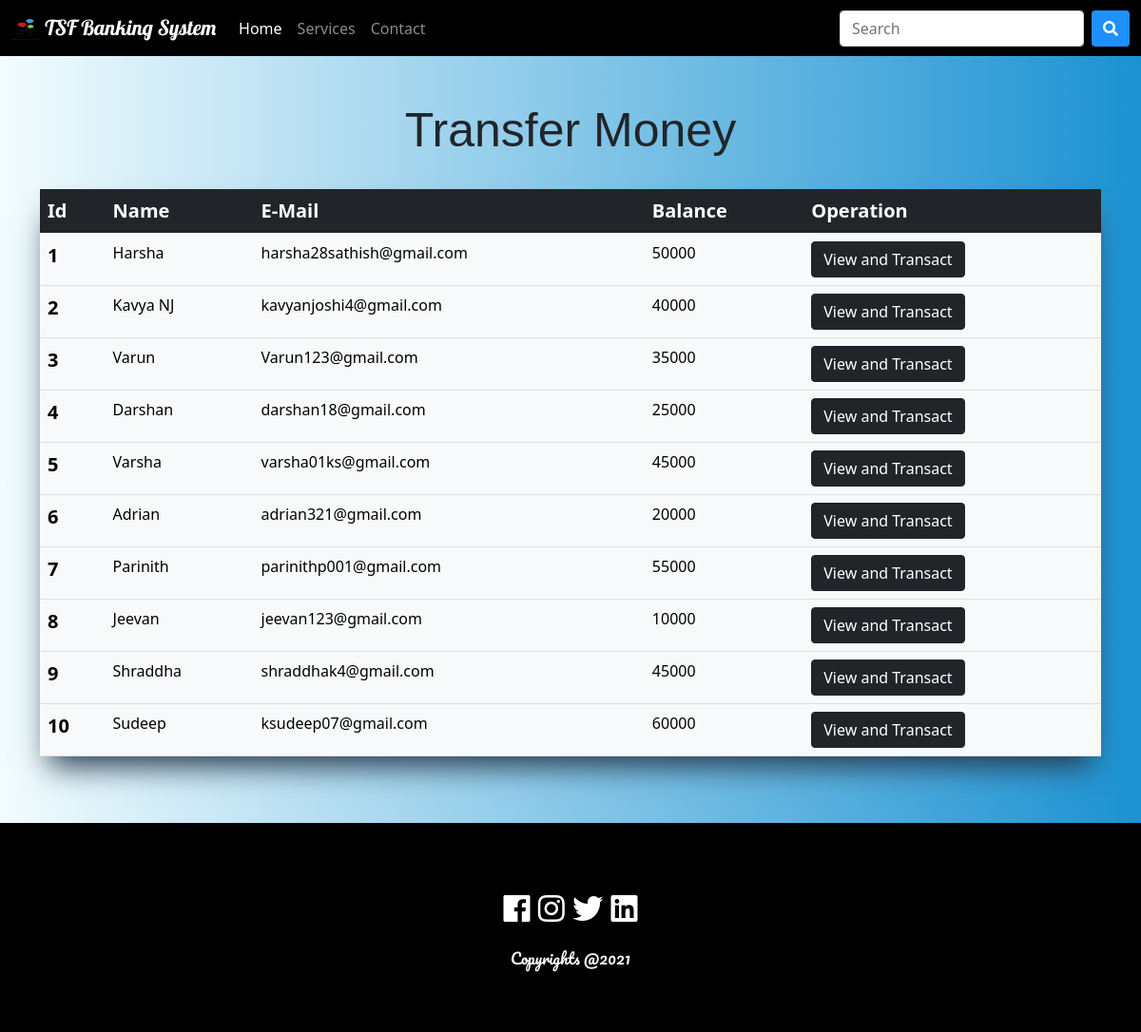
Before: /transfermoney.php with the older database file.
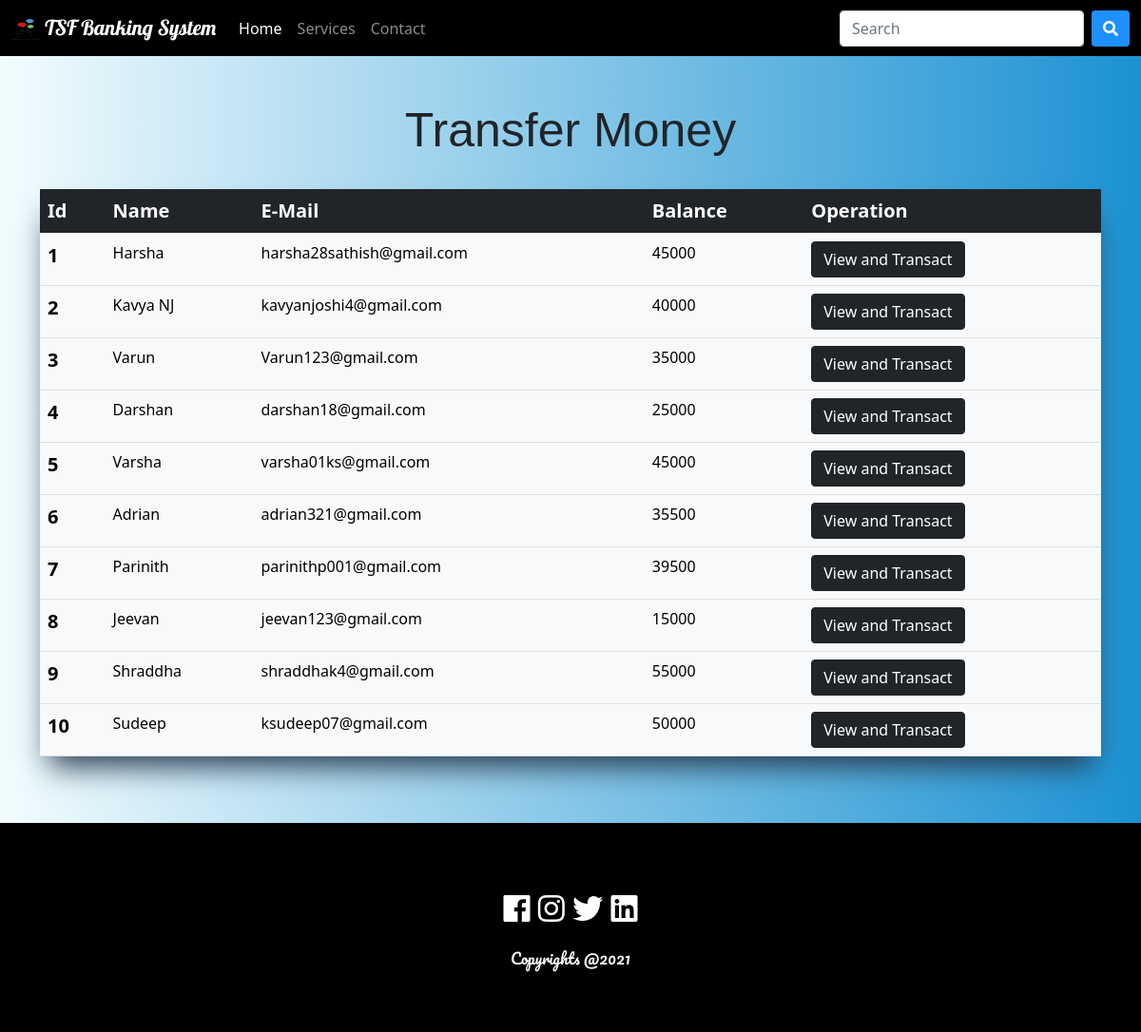
After: the same page with the newer database file.
### tables this page shows
CREATE TABLE `users` (
  `id` int(3) NOT NULL,
  `name` text NOT NULL,
  `email` varchar(30) NOT NULL,
  `balance` int(8) NOT NULL
);

### transfermoney.php (the view, shortened to what this page needs)
<!doctype html>
<html lang="en">
  <head>
    <link rel="stylesheet" href="./css/main.css">
    <link href="https://cdn.jsdelivr.net/npm/bootstrap@5.0.1/dist/css/bootstrap.min.css" rel="stylesheet"
>
    <link rel="stylesheet" href="https://use.fontawesome.com/releases/v5.3.1/css/all.css" >
  </head>
  <body>
  <?php
    include 'config.php';
    $sql = "SELECT * FROM users";
    $result = mysqli_query($conn,$sql);
  ?>
  <?php include_once "includes/header.php"; ?>
    <div class="container mt-5 mb-5 t" >
      <h2>Transfer Money</h2>
      <br>
      <table  class="table table-light ">
        <thead class="table-dark ">
          <th scope="col">Id</th>
          <th scope="col">Name</th>
          <th scope="col">E-Mail</th>
          <th scope="col">Balance</th>
          <th scope="col">Operation</th>
        </thead>
        <tbody>
          <?php
              while($rows=mysqli_fetch_assoc($result)){
          ?>
          <tr>
          <th scope="row"><?php echo $rows['id'] ?></th>
            <td><?php echo $rows['name']?></td>
            <td><?php echo $rows['email']?></td>
            <td><?php echo $rows['balance']?></td>
            <td><a href="userdetails.php?id= <?php echo $rows['id'] ;?>"> <button type="button" class="btn btn-dark">View and Transact</button></a></td>
          </tr>
          <?php
              }
          ?>
        </tbody>
      </table>
    </div>
   <?php include_once "includes/footer.php"; ?>
  </body>
</html>

### includes/header.php (shortened to what this page needs)
<header>
    <nav class="navbar navbar-expand-lg navbar-dark">
        <div class="container-fluid">
            <a class="navbar-brand" href="#">
            <img src="images/logo.png" alt="TSF logo" style="width:30px;height:25px;">
            <span style="font-family: 'Lobster', cursive; font-size:22px;" >TSF Banking System</span></a>
            <div class="collapse navbar-collapse" id="navbarSupportedContent">
                <ul class="navbar-nav me-auto mb-2 mb-lg-0 text-center">
                    <li class="nav-item">
                        <a class="nav-link active" aria-current="page" href="index.php #">Home</a>
                    </li>
                    <li class="nav-item ">
                        <a class="nav-link" href="index.php #services">Services</a>
                    </li>
                    <li class="nav-item ">
                        <a class="nav-link" href="#contact">Contact</a>
                    </li>
                </ul>
                <form class="d-flex search-container">
                    <input class="form-control me-2" type="search" placeholder="Search" aria-label="Search">
                    <button class="btn btn-dark" type="submit"><i class="fa fa-search"></i></button>
                </form>
            </div>
        </div>
    </nav>
</header>

### includes/footer.php
<section>
<footer class="text-center mt-5" style="" id="contact">
    <div class="fs-2 mt-3 mb-3">
        <i class="fab fa-facebook footer-icons-hover"></i>
        <i class="fab fa-instagram footer-icons-hover"></i>
        <i class="fab fa-twitter footer-icons-hover"></i>
        <i class="fab fa-linkedin footer-icons-hover"></i>
    </div>
    <p style="font-family: 'Pacifico', cursive;">Copyrights @2021</p>
</footer>
</section>

### css/main.css (style rules this page uses)
body { background: #1c92d2; background: -webkit-linear-gradient(to right, #f2fcfe, #1c92d2); background: linear-gradient(to right, #f2fcfe, #1c92d2); }
section { margin-top:70px; }
nav { background:black; }
.search-container button { background: dodgerblue; border: none; cursor: pointer; }
footer { padding-top:50px; padding-bottom:50px; color:#fff; background-color:#000; }
.container h2 { text-align:center; font-size:50px; font-family: 'Gill Sans', 'Gill Sans MT', Calibri, 'Trebuchet MS', sans-serif; }
.t .table,.f { box-shadow: rgb(38, 57, 77) 0px 20px 30px -10px; }
table th { font-size:20px; }

Changed rows visible on the page:
changed users "Harsha": balance "50000" → "45000"
changed users "Adrian": balance "20000" → "35500"
changed users "Parinith": balance "55000" → "39500"
changed users "Jeevan": balance "10000" → "15000"
changed users "Shraddha": balance "45000" → "55000"
changed users "Sudeep": balance "60000" → "50000"
